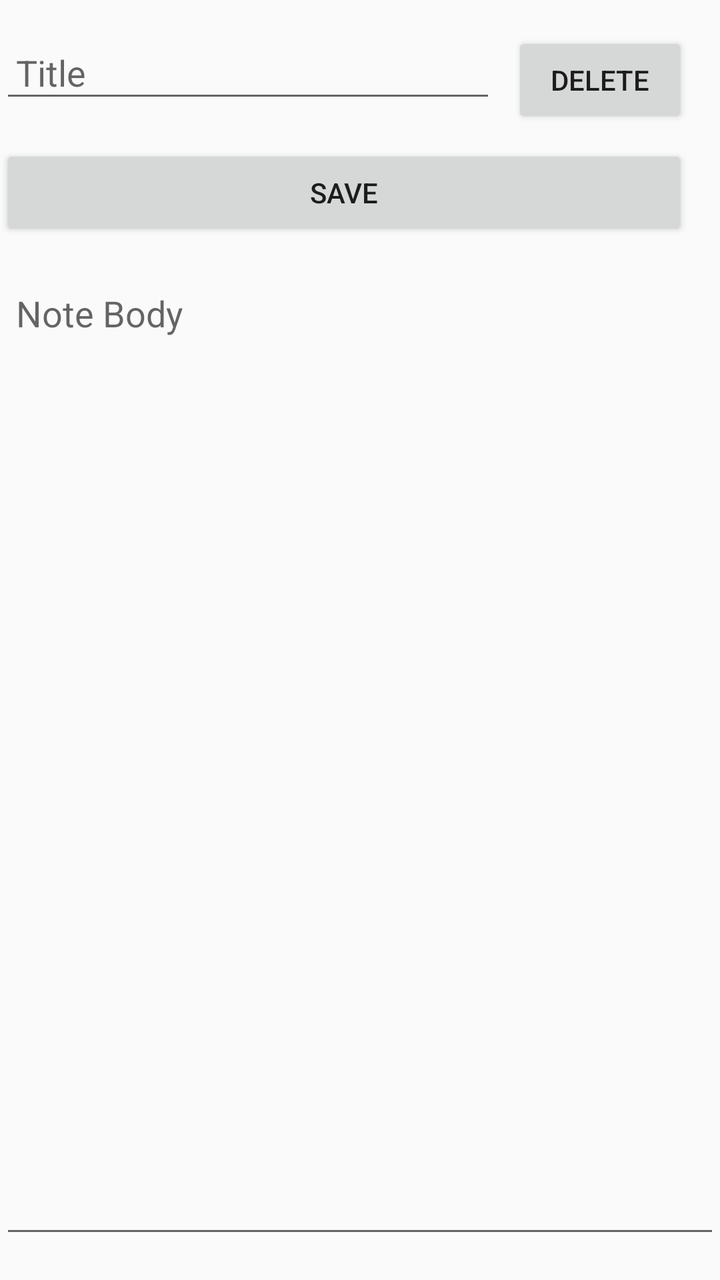
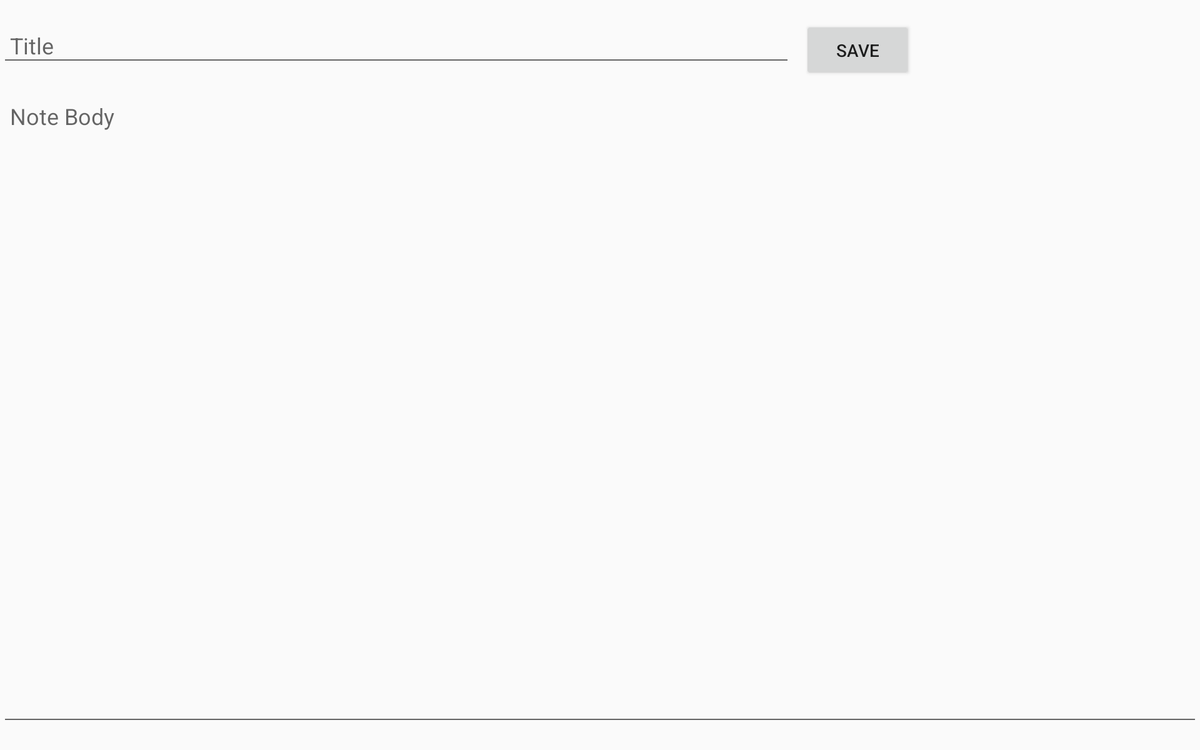

Two renders of one Android screen. The first uses the default layout on a phone; the second uses the alternative layout the repository ships for a different screen configuration, on a matching device. The two XML files are below.
<!-- AndroidManifest.xml: application theme Theme.NoteEncrypt -->
<!-- res/layout/activity_note.xml -->
<?xml version="1.0" encoding="utf-8"?>
<RelativeLayout xmlns:android="http://schemas.android.com/apk/res/android"
    xmlns:tools="http://schemas.android.com/tools"
    android:layout_width="match_parent"
    android:layout_height="match_parent"
    tools:context=".NoteActivity">

    <EditText
        android:id="@+id/edit_text_title"
        android:layout_width="match_parent"
        android:layout_height="wrap_content"
        android:hint="@string/edit_text_title_hint"
        android:layout_alignParentTop="true"
        android:layout_toStartOf="@id/button_delete"
        android:layout_marginEnd="8dp"
        android:layout_marginTop="16dp"
        android:padding="8dp" />

    <Button
        android:id="@+id/button_delete"
        android:layout_width="wrap_content"
        android:layout_height="wrap_content"
        android:text="@string/delete"
        android:layout_alignParentTop="true"
        android:layout_alignParentEnd="true"
        android:layout_marginEnd="16dp"
        android:layout_marginTop="16dp" />

    <EditText
        android:id="@+id/edit_text_body"
        android:layout_width="match_parent"
        android:layout_height="match_parent"
        android:hint="@string/edit_text_body_hint"
        android:layout_below="@id/button_save"
        android:layout_marginTop="16dp"
        android:padding="8dp"
        android:textAlignment="viewStart"
        android:inputType="textMultiLine"
        android:gravity="top|start"
        android:layout_marginBottom="16dp"
        android:paddingBottom="8dp" />
    <Button
        android:id="@+id/button_save"
        android:layout_width="match_parent"
        android:layout_height="wrap_content"
        android:layout_below="@+id/edit_text_title"
        android:text="@string/button_save"
        android:layout_marginEnd="16dp"
        android:layout_marginTop="16dp" />
</RelativeLayout>
<!-- resources referenced by this layout -->
<resources>
  <string name="button_save">Save</string>
  <string name="delete">Delete</string>
  <string name="edit_text_body_hint">Note Body</string>
  <string name="edit_text_title_hint">Title</string>
  <style name="Theme.NoteEncrypt" parent="Theme.AppCompat.Light.DarkActionBar">
          
          <item name="colorPrimary">@color/colorPrimary</item>
          <item name="colorPrimaryDark">@color/colorPrimaryDark</item>
          <item name="colorAccent">@color/colorAccent</item>
      </style>
</resources>
<!-- res/layout-large-land/activity_note.xml (the repository's variant of the layout above) -->
<!-- drawn on a 7-inch tablet turned sideways -->
<?xml version="1.0" encoding="utf-8"?>
<RelativeLayout xmlns:android="http://schemas.android.com/apk/res/android"
    xmlns:tools="http://schemas.android.com/tools"
    android:layout_width="match_parent"
    android:layout_height="match_parent"
    tools:context=".NoteActivity">

    <EditText
        android:id="@+id/edit_text_title"
        android:layout_width="match_parent"
        android:layout_height="wrap_content"
        android:hint="@string/edit_text_title_hint"
        android:layout_alignParentTop="true"
        android:layout_toStartOf="@id/button_save"
        android:layout_marginEnd="8dp"
        android:layout_marginTop="16dp"
        android:padding="8dp" />

    <Button
        android:id="@+id/button_save"
        android:layout_width="wrap_content"
        android:layout_height="wrap_content"
        android:text="@string/button_save"
        android:layout_alignParentTop="true"
        android:layout_alignParentEnd="true"
        android:layout_marginEnd="230dp"
        android:layout_marginTop="16dp" />

    <EditText
        android:id="@+id/edit_text_body"
        android:layout_width="match_parent"
        android:layout_height="match_parent"
        android:hint="@string/edit_text_body_hint"
        android:layout_below="@id/edit_text_title"
        android:layout_marginTop="16dp"
        android:padding="8dp"
        android:textAlignment="viewStart"
        android:inputType="textMultiLine"
        android:gravity="top|start"
        android:layout_marginBottom="16dp"
        android:paddingBottom="8dp" />
</RelativeLayout>
<!-- resources referenced by the variant -->
<!-- as a 7-inch tablet turned sideways resolves them -->
<resources>
  <string name="button_save">Save</string>
  <string name="edit_text_body_hint">Note Body</string>
  <string name="edit_text_title_hint">Title</string>
  <style name="Theme.NoteEncrypt" parent="Theme.AppCompat.Light.DarkActionBar">
          
          <item name="colorPrimary">@color/colorPrimary</item>
          <item name="colorPrimaryDark">@color/colorPrimaryDark</item>
          <item name="colorAccent">@color/colorAccent</item>
      </style>
</resources>
